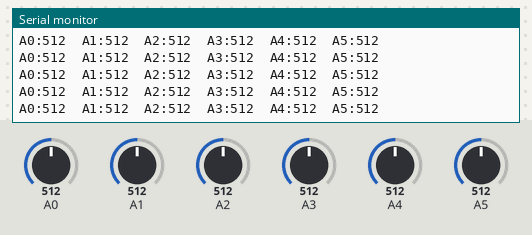
Bench run of a sketch on a simulated Arduino Uno, built with avr-gcc and run on an emulated ATmega328P. On the bench: the last lines printed to the serial monitor. The inputs (shaded band) are chosen by the test bench; at power-on: A5 = 512, A0 = 512, A1 = 512, A2 = 512, A3 = 512, A4 = 512.

Above: at 12.8 s.
12.9 s: A5 set to 108
At 13.22 s:
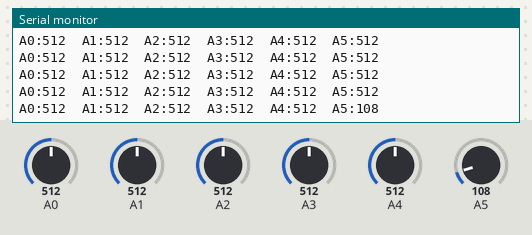
15.9 s: A5 set to 88
At 16.05 s:
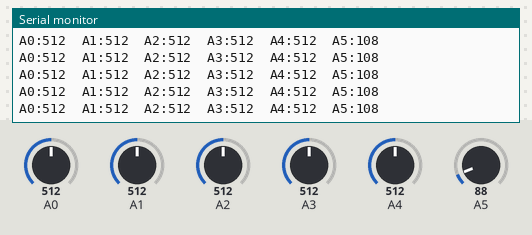

Measured:
- after the input at 12.9 s, the serial monitor: prints a new line after 0.16 s (image 1)

The sketch:

teste_sem_biblioteca.ino
```cpp
// TESTE SEM A BIBLIOTECA QTRSensors -- só analogRead() puro do Arduino.
// Objetivo: se o "dominio" entre sensores ainda aparecer aqui, a causa
// NÃO pode ser um bug de lógica na biblioteca QTRSensors, porque ela
// nem está sendo usada neste sketch.

void setup()
{
  Serial.begin(9600);
  Serial.println(F("=== TESTE SEM BIBLIOTECA (analogRead puro) ==="));
  Serial.println(F("Nao ha calibracao, nao ha QTRSensors.h envolvido."));
  Serial.println(F("Valores brutos do ADC: 0 = branco (muita luz refletida)"));
  Serial.println(F("                        1023 = preto (pouca luz refletida)"));
  delay(1000);
}

void loop()
{
  // Leitura direta, uma por uma, sem passar por nenhuma biblioteca externa.
  int s0 = analogRead(A0);
  int s1 = analogRead(A1);
  int s2 = analogRead(A2);
  int s3 = analogRead(A3);
  int s4 = analogRead(A4);
  int s5 = analogRead(A5);

  Serial.print(F("A0:"));
  Serial.print(s0);
  Serial.print(F("  A1:"));
  Serial.print(s1);
  Serial.print(F("  A2:"));
  Serial.print(s2);
  Serial.print(F("  A3:"));
  Serial.print(s3);
  Serial.print(F("  A4:"));
  Serial.print(s4);
  Serial.print(F("  A5:"));
  Serial.println(s5);

  delay(200);
}
```
